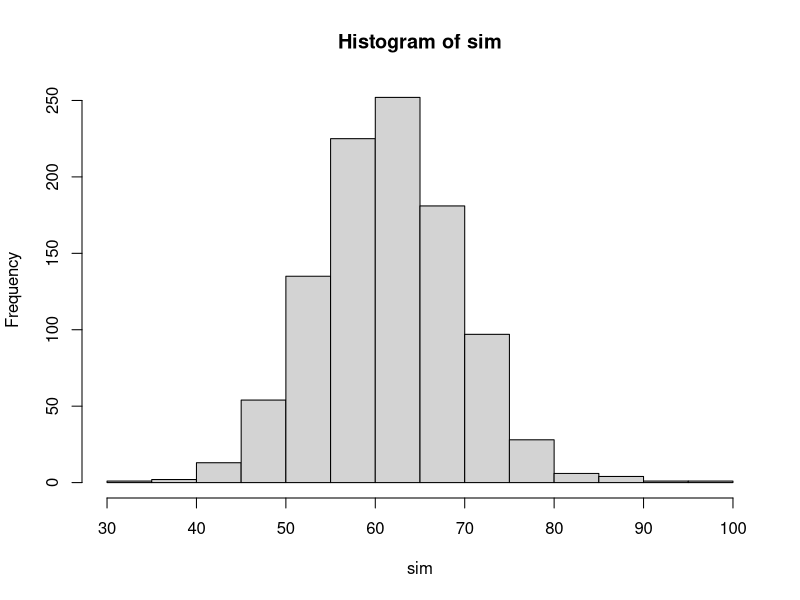

Write the R code that produced this figure.
###############
# Coffee shop #
###############

# Problem statement:
# https://docs.google.com/document/d/1KmYF9oh6k2S_haf1pLrXIdLwPENxKn1ReqSbGEwaA8Q/edit?usp=sharing
# Possion Distribution

customers = c(62, 55, 43, 42, 30, 23)
# average # of customers in a busy week(work 5 days per week)
5*sum(customers)

# lambda: expected value
# expected # of customers in a busy week
lambda = 5*sum(customers)
nsim = 1e5
randomdemand = rpois(nsim, lambda = lambda) 
mean(randomdemand)

# customers at 8am-9am
# in a busy day
nsim = 1e3
sim = rpois(nsim, lambda = 62)
hist(sim)
quantile(sim)

################################################################
## What is the average number of customers they get in a day? ##
################################################################

# avg number of cust
# in a day
busy = c(62, 55, 43, 42, 30, 23)
sum(busy) # expected cust. busy
normal = c(45, 40, 35, 33, 27, 16)
sum(normal) # expected cust. normal
0.80*sum(normal)+0.20*sum(busy)

# simulate normal and busy days
# 1 if busy, 0 if normal
nsim = 1e5
# simulate whether days are busy or not
day = rbinom(nsim, size = 1, prob = 0.2)
tab = table(day)
tab

demand_busy = rpois(tab[2], lambda = sum(busy))
demand_normal = rpois(tab[1], lambda = sum(normal))
demands = c(demand_busy, demand_normal)
mean(demands)

###################
# Sample function #
###################

# simulate rolling a die
sample(x = c("a","b","c","d","e","f"), 
       size = 10, prob = rep(1/6, 6), replace = TRUE)

rep(1/6, 6)
rep("a", 4) # repeating a value a given number of times

# simulating outcome of a game where 
# a team has a 30% prob of winning,
# 30% of drawing, and 40% of losing

sample(x = c("winning", "draw", "losing"),
       size = 1, 
       prob = c(0.3, 0.3, 0.4),
       replace = FALSE)


#############
# SIR model #
#############

# A population of 100 people 
# are exposed to an infectious disease
# that you can have only once
# Every day,

# Prob( susceptible ->  susceptible ) = 0.8 
# Prob( susceptible -> infected ) = 0.2
# Prob( susceptible -> recovered ) = 0 
# Prob( infected -> susceptible ) = 0
# Prob( infected -> infected ) = 0.75
# Prob( infected -> recovered ) = 0.25
# Prob( recovered -> recovered ) = 1

# Assume that, on day 1,
# everyone is susceptible

# What is the expected number of days until
# everyone is recovered?

# We need to be able
# to simulate the number of days until full recovery
# for a population of 100 people

S = 100 # susceptible
I = 0 # infected
R = 0 # recovered people

day = 1

# simulate states / health outcomes
# until everyone recovers 

while ( R != 100 ) {
  # simulate outcomes for susceptible individuals
  simS = sample(x = c("S", "I", "R"),
         size = S, 
         prob = c(0.8, 0.2, 0),
         replace = TRUE)

  
  # simulate outcomes for infected individuals
  simI = sample(x = c("S", "I", "R"),
                size = I, 
                prob = c(0, 0.75, 0.25),
                replace = TRUE)
  
  # simulate outcomes for recovered individuals
  simR = sample(x = c("S", "I", "R"),
                size = R, 
                prob = c(0, 0, 1),
                replace = TRUE)
  
  # combine the outcomes
  sim = c(simS, simI, simR)
  
  # count how many people are susc.
  S = sum(sim=="S")
  # count how many people are inf.
  I = sum(sim=="I")
  # count how mane people are recovered
  R = sum(sim=="R")
  
  # update the number of days
  day = day + 1
}
day

# 